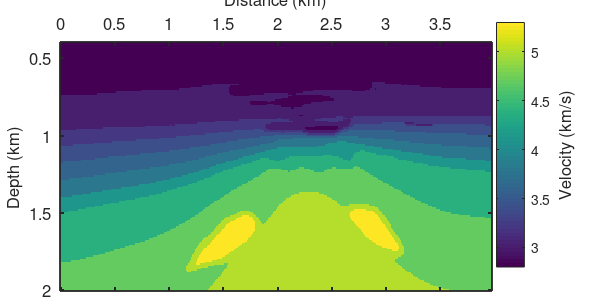
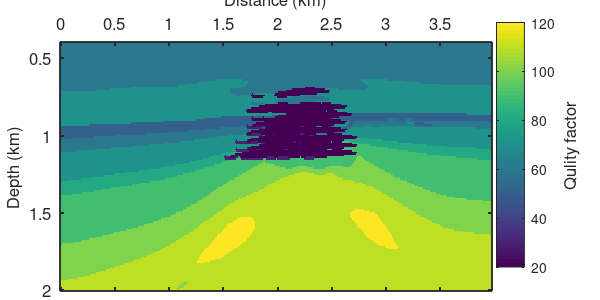

The MATLAB source for these figures, in order: (Note: this script raises an error after producing the figures.)
clear all;clc;close all;
%%
addpath('./functions','./parfor_progress');
load ./data/gas_chimney_vel.mat; % the velocity model
load ./data/gas_chimney_Q.mat;   % the Q model
[nz,nx]=size(v);
    
% define the modeling aera
dh = 10;    % the spatial sampling interval [m], dh=dx=dz
z = dh.*(0:nz-1)/1000;
x = dh.*(0:nx-1)/1000;

figure;
imagesc(x,z(41:end),v(41:end,:)/1000);
colorbar('location','Eastoutside');
colorbar;
ylabel(colorbar,'Velocity (km/s)','Fontsize',12);
set(gcf,'Position',[100 100 600 300]); 
set(gca,'Position',[.1 .03 .72 .83]);
set(gca,'xtick',0:0.5:5,'fontsize',12); 
set(gca,'ytick',0:0.5:5,'fontsize',12); 
set(gca,'linewidth',1.3);
xlabel('Distance (km)', 'fontsize',12);
ylabel('Depth (km)', 'fontsize',12);
set(gca,'xaxislocation','top');

% store the figure in the folder named 'figures'
set(gcf,'PaperUnits','inches','PaperPosition',[0 0 6.0 3.0]);
print ./figures/figure13a.eps -depsc2 -r600;

figure;
imagesc(x,z(41:end),Q(41:end,:));
colorbar;
ylabel(colorbar,'Qulity factor','Fontsize',12);
set(gcf,'Position',[100 100 600 300]); 
set(gca,'Position',[.1 .03 .72 .83]);
set(gca,'xtick',0:0.5:5,'fontsize',12); 
set(gca,'ytick',0:0.5:5,'fontsize',12); 
set(gca,'linewidth',1.3);
xlabel('Distance (km)', 'fontsize',12);
ylabel('Depth (km)', 'fontsize',12);
set(gca,'xaxislocation','top');

% store the figure in the folder named 'figures'
set(gcf,'PaperUnits','inches','PaperPosition',[0 0 6.0 3.0]);
print ./figures/figure13b.eps -depsc2 -r600;

%% The model parameters
% define the modeling frequency
dt = 0.001;   % the time sampling interval [s]
nt = 2501;    % the time record length [sample points]
t = 0:dt:(nt-1)*dt;
fpeak = 30;       % the modeling (peak) frequency [Hz]
omega = 2.0*pi*fpeak;  % the angular frequency
fr = 100;     % the reference frequency

% the parameters of PML absorption boundary
npml = 20;  % the thickness of PML [gridpoints]
free = 0;

% Define the source wavelet
[w_f, f]=fricker(dt, fpeak, nt);  % a causal Ricker wavelet in the frequncy domain

% Define the geometry
[nshots, shot_index, nrecs, rec_index] = geometry(nz, nx, npml);

% extend the original model to contain the PML boundary
[nz, nx, v, Q] = model_pml(nz, nx, npml, v, Q); % add pml bounary to the original model 
[pmlz, pmlzh, pmlx, pmlxh] = PML(npml, free, omega, nz, nx, dh); % calculate the absorption coefficients

%% To improve efficiency, we select the frequency band for forward modeling.
% % Usually, we select a high-cut frequency, and the frequency higher than it will be ignored
fhigh = 101;
for i = 1:length(f)
    if(fhigh-f(i)<dt)
        break;
    end
end
f = f(1:i);
w_f = w_f(1:i);

%% Frequency-domain forward modeling for acoustic equation
display('############# The forward modeling for acoustic equation #############');
flag = 1;  
freq_record_acoustic = frequency_modeling_record(flag, nz, nx, dh, pmlz, pmlzh, pmlx, pmlxh, w_f, f, shot_index, rec_index, v);

% transform the frequency domain records to the time domain
time_record_acoustic = ifft(freq_record_acoustic,nt,1,'symmetric');  % acoustic shot gathers
clear freq_record_acoustic;   % delete the frequency-domain acoustic records

%% Frequency-domain forward modeling for viscoacoustic equation
display('############# The forward modeling for viscoacoustic equation #############');
flag = 4;
freq_record_viscoaco = frequency_modeling_record(flag, nz, nx, dh, pmlz, pmlzh, pmlx, pmlxh, w_f, f, shot_index, rec_index, v, Q, fr);

% transform the frequency domain records to the time domain
time_record_viscoaco = ifft(freq_record_viscoaco,nt,1,'symmetric');  % viscoacoustic shot gathers
clear freq_record_viscoaco;   % delete the frequency-domain viscoacoustic records

%% Cut off the direct wave for acoustic equation using the auxiliary velocity model
va=v(1,1).*ones(size(v));  % the auxiliary velocity model

display('############# Cut-off the direct wave for acoustic equation #############');
flag = 1;  % for acoustic equation
freq_record_acoustic_a = frequency_modeling_record(flag, nz, nx, dh, pmlz, pmlzh, pmlx, pmlxh, w_f, f, shot_index, rec_index, va);

% transform the frequency domain records to the time domain
time_record_acoustic_a = ifft(freq_record_acoustic_a,nt,1,'symmetric');
clear freq_record_acoustic_a;   % delete the frequency-domain auxiliary records

% cut off the direct wave for acoustic shot gathers
time_record_acoustic = time_record_acoustic - time_record_acoustic_a;
clear time_record_acoustic_a;    % delete the auxiliary records

%% Cut off the direct wave for viscoacoustic equation using the auxiliary velocity model
display('############# Cut-off the direct wave for viscoacoustic equation #############');
flag = 4;  % for viscoacoustic equation
freq_record_viscoaco_a = frequency_modeling_record(flag, nz, nx, dh, pmlz, pmlzh, pmlx, pmlxh, w_f, f, shot_index, rec_index, va, Q, fr);

% transform the frequency domain records to the time domain
time_record_viscoaco_a = ifft(freq_record_viscoaco_a,nt,1,'symmetric');
clear freq_record_viscoaco_a;   % delete the frequency-domain auxiliary records

% cut off the direct wave for viscoacoustic shot gathers
time_record_viscoaco = time_record_viscoaco - time_record_viscoaco_a;
clear time_record_viscoaco_a;   % delete the auxiliary records

%% Adding the random noise to the viscoacoustic shot gathers
SNR = 2;
time_record_viscoaco_noise = time_record_viscoaco;
for j = 1:nshots
    time_record_viscoaco_noise(:,:,j) = awgn(time_record_viscoaco(:,:,j),SNR,'measured');
end

%% Show the shot gathers at X=2100 m
shot_indix = 21;
shot_acoustic = time_record_acoustic(:,:,shot_indix);
shot_viscoaco = time_record_viscoaco(:,:,shot_indix);
shot_viscoa_n = time_record_viscoaco_noise(:,:,shot_indix);

figure;
imagesc(x,t,shot_acoustic);
colormap(gray);
set(gcf,'Position',[100 100 300 400]); 
set(gca,'Position',[.17 .03 .77 .85]);
set(gca,'xtick',0:0.5:5,'fontsize',12); 
set(gca,'ytick',0:0.5:5,'fontsize',12); 
set(gca,'linewidth',1.4);
xlabel('Distance (km)', 'fontsize',12);
ylabel('Time (s)', 'fontsize',12);
set(gca,'xaxislocation','top');
caxis([-.04 .04]);

% store the figure in the folder named 'figures'
set(gcf,'PaperUnits','inches','PaperPosition',[0 0 3.0 4.0]);
print ./figures/figure14a.eps -depsc2 -r600;

figure;
imagesc(x,t,shot_viscoaco);
colormap(gray);
set(gcf,'Position',[100 100 300 400]); 
set(gca,'Position',[.17 .03 .77 .85]);
set(gca,'xtick',0:0.5:5,'fontsize',12); 
set(gca,'ytick',0:0.5:5,'fontsize',12); 
set(gca,'linewidth',1.4);
xlabel('Distance (km)', 'fontsize',12);
ylabel('Time (s)', 'fontsize',12);
set(gca,'xaxislocation','top');
caxis([-.04 .04]);

% store the figure in the folder named 'figures'
set(gcf,'PaperUnits','inches','PaperPosition',[0 0 3.0 4.0]);
print ./figures/figure14b.eps -depsc2 -r600;

figure;
imagesc(x,t,shot_viscoa_n);
colormap(gray);
set(gcf,'Position',[100 100 300 400]); 
set(gca,'Position',[.17 .03 .77 .85]);
set(gca,'xtick',0:0.5:5,'fontsize',12); 
set(gca,'ytick',0:0.5:5,'fontsize',12); 
set(gca,'linewidth',1.4);
xlabel('Distance (km)', 'fontsize',12);
ylabel('Time (s)', 'fontsize',12);
set(gca,'xaxislocation','top');
caxis([-.04 .04]);

% store the figure in the folder named 'figures'
set(gcf,'PaperUnits','inches','PaperPosition',[0 0 3.0 4.0]);
print ./figures/figure14c.eps -depsc2 -r600;

%% Show seismic traces at X=2100 m
Xs = 210;
shot_acoustic_xs = shot_acoustic(:,Xs);
shot_viscoaco_xs = shot_viscoaco(:,Xs);
shot_viscoa_n_xs = shot_viscoa_n(:,Xs);

[fs, amp_acoustic_xs] = average_amp_spectra(shot_acoustic, dt, nt, 100);
[~, amp_viscoaco_xs] = average_amp_spectra(shot_viscoaco, dt, nt, 100);
[~, amp_viscoa_n_xs] = average_amp_spectra(shot_viscoa_n, dt, nt, 100);

figure;
subplot(2,1,1);
plot(t(50:end),shot_acoustic_xs(50:end),'r','LineWidth',1.0);
hold on;
plot(t(50:end),shot_viscoaco_xs(50:end),'b--','LineWidth',1.0);
hold on;
plot(t(50:end),shot_viscoa_n_xs(50:end),'g-.','LineWidth',1.0);
set(gcf,'Position',[100 100 600 500]); 
set(gca,'Position',[.12 .6 .85 .34]);
set(gca,'xtick',0:0.4:5,'fontsize',12); 
set(gca,'ytick',-.1:0.05:.1,'fontsize',12); 
ylabel('Amplitude', 'fontsize',12);
xlabel('Time (s)', 'fontsize',12);
xlim([0.5 2.0]);
ylim([-0.08 0.12]);
legend('Acoustic','Viscoacoustic','Viscoacoustic 2dB',...
      'Orientation','Horizontal');
strings={'a)'};
annotation('textbox',[0.02,0.94,0.2,0.05],'LineStyle','none',...
    'LineWidth',1,'String',strings,'fontsize',13);
subplot(2,1,2);
plot(fs, 0.5*amp_acoustic_xs,'r','LineWidth',1.5);
hold on;
plot(fs, amp_viscoaco_xs,'b--','LineWidth',1.5);
hold on;
plot(fs, amp_viscoa_n_xs,'g-.','LineWidth',1.5);
set(gca,'Position',[.12 .1 .85 .4]);
xlim([0 100]);
ylim([0 1.7]);
set(gca,'xtick',0:20:200,'fontsize',12); 
set(gca,'ytick',0:0.4:2,'fontsize',12); 
ylabel('Amplitude', 'fontsize',12);
xlabel('Frequency (Hz)', 'fontsize',12);
legend('Acoustic \times 0.5','Viscoacoustic','Viscoacoustic 2dB',...
      'Orientation','Vertical');
strings={'b)'};
annotation('textbox',[0.02,0.5,0.2,0.05],'LineStyle','none',...
    'LineWidth',1,'String',strings,'fontsize',13);

% store the figure in the folder named 'figures'
set(gcf,'PaperUnits','inches','PaperPosition',[0 0 6.0 5.0]);
print ./figures/figure15.eps -depsc2 -r600;

%% Preporcessing for RTM and Q-RTM 
[w_f, f] = fricker(dt, fpeak, nt); % frequncy-domain Ricker wavelet as the forward source 
receiver_sources_a = fft(time_record_acoustic,nt);  % the received acoustic prestack as virtual source
receiver_sources_v = fft(time_record_viscoaco,nt);  % the received viscoacoustic prestack as virtual source
receiver_sources_vn = fft(time_record_viscoaco_noise,nt); % the noisy viscoacoustic prestack as virtual source

receiver_sources_a = conj(receiver_sources_a);
receiver_sources_v = conj(receiver_sources_v);
receiver_sources_vn = conj(receiver_sources_vn);

% % To improve efficiency, we select the frequency band to migration.
% % Usually, we select a high-cut frequency, and the frequency higher than it will be ignored
fhigh = 81;
for i = 1:length(f)
    if(fhigh-f(i)<dt)
        break;
    end
end
f = f(1:1:i);
w_f = w_f(1:1:i);
receiver_sources_a = receiver_sources_a(1:1:i,:,:);
receiver_sources_v = receiver_sources_v(1:1:i,:,:);
receiver_sources_vn = receiver_sources_vn(1:1:i,:,:);

%% Acoustic RTM with acoustic prestack data (reference image)
display('############# FA-RTM with acoustic data #############');
image_ARTM_a=frequency_RTM(nz, nx, dh, npml, pmlz, pmlzh, pmlx, pmlxh, w_f, f, shot_index, rec_index, receiver_sources_a, v);

figure;
imagesc(x,z(41:end),image_ARTM_a(41:end,:));
colormap(gray);
set(gcf,'Position',[100 100 550 300]); 
set(gca,'Position',[.1 .03 .86 .82]);
set(gca,'xtick',0:0.5:5,'fontsize',12); 
set(gca,'ytick',0:0.5:5,'fontsize',12); 
set(gca,'linewidth',1.4);
xlabel('Distance (km)', 'fontsize',12);
ylabel('Depth (km)', 'fontsize',12);
set(gca,'xaxislocation','top');
caxis([-500 500]);

% store the figure in the folder named 'figures'
set(gcf,'PaperUnits','inches','PaperPosition',[0 0 5.5 3.0]);
print ./figures/figure16a.eps -depsc2 -r600;

%% Acoustic RTM with the noise-free viscoacoustic prestack data
display('############# FA-RTM with viscoacoustic data #############');
image_ARTM_v=frequency_RTM(nz, nx, dh, npml, pmlz, pmlzh, pmlx, pmlxh, w_f, f, shot_index, rec_index, receiver_sources_v, v);

figure;
imagesc(x,z(41:end),image_ARTM_v(41:end,:));
colormap(gray);
set(gcf,'Position',[100 100 550 300]); 
set(gca,'Position',[.1 .03 .86 .82]);
set(gca,'xtick',0:0.5:5,'fontsize',12); 
set(gca,'ytick',0:0.5:5,'fontsize',12); 
set(gca,'linewidth',1.4);
xlabel('Distance (km)', 'fontsize',12);
ylabel('Depth (km)', 'fontsize',12);
set(gca,'xaxislocation','top');
caxis([-500 500]);

% store the figure in the folder named 'figures'
set(gcf,'PaperUnits','inches','PaperPosition',[0 0 5.5 3.0]);
print ./figures/figure16b.eps -depsc2 -r600;

%% Stabilized Q-compensated RTM with the noise-free viscoacoustic prestack data
display('############# Stabilized FQ-RTM with viscoacoustic data #############');
sigma = 10^(-9);
image_QRTM_v1=frequency_QRTM(nz, nx, dh, npml, pmlz, pmlzh, pmlx, pmlxh, w_f, f, shot_index, rec_index, receiver_sources_v, v, Q, fr, sigma);

figure;
imagesc(x,z(41:end),image_QRTM_v1(41:end,:));
colormap(gray);
set(gcf,'Position',[100 100 550 300]); 
set(gca,'Position',[.1 .03 .86 .82]);
set(gca,'xtick',0:0.5:5,'fontsize',12); 
set(gca,'ytick',0:0.5:5,'fontsize',12); 
set(gca,'linewidth',1.4);
xlabel('Distance (km)', 'fontsize',12);
ylabel('Depth (km)', 'fontsize',12);
set(gca,'xaxislocation','top');
caxis([-500 500]);

% store the figure in the folder named 'figures'
set(gcf,'PaperUnits','inches','PaperPosition',[0 0 5.5 3.0]);
print ./figures/figure16c.eps -depsc2 -r600;

%% Stabilized Q-compensated RTM with the noise-free viscoacoustic prestack data
display('############# Stabilized FQ-RTM with viscoacoustic data #############');
sigma = 10^(-6);
image_QRTM_v2=frequency_QRTM(nz, nx, dh, npml, pmlz, pmlzh, pmlx, pmlxh, w_f, f, shot_index, rec_index, receiver_sources_v, v, Q, fr, sigma);

figure;
imagesc(x,z(41:end),image_QRTM_v2(41:end,:));
colormap(gray);
set(gcf,'Position',[100 100 550 300]); 
set(gca,'Position',[.1 .03 .86 .82]);
set(gca,'xtick',0:0.5:5,'fontsize',12); 
set(gca,'ytick',0:0.5:5,'fontsize',12); 
set(gca,'linewidth',1.4);
xlabel('Distance (km)', 'fontsize',12);
ylabel('Depth (km)', 'fontsize',12);
set(gca,'xaxislocation','top');
caxis([-500 500]);

% store the figure in the folder named 'figures'
set(gcf,'PaperUnits','inches','PaperPosition',[0 0 5.5 3.0]);
print ./figures/figure16d.eps -depsc2 -r600;

%% Stabilized Q-compensated RTM with the noise-free viscoacoustic prestack data
display('############# Stabilized FQ-RTM with viscoacoustic data #############');
sigma = 10^(-4);
image_QRTM_v3=frequency_QRTM(nz, nx, dh, npml, pmlz, pmlzh, pmlx, pmlxh, w_f, f, shot_index, rec_index, receiver_sources_v, v, Q, fr, sigma);

figure;
imagesc(x,z(41:end),image_QRTM_v3(41:end,:));
colormap(gray);
set(gcf,'Position',[100 100 550 300]); 
set(gca,'Position',[.1 .03 .86 .82]);
set(gca,'xtick',0:0.5:5,'fontsize',12); 
set(gca,'ytick',0:0.5:5,'fontsize',12); 
set(gca,'linewidth',1.4);
xlabel('Distance (km)', 'fontsize',12);
ylabel('Depth (km)', 'fontsize',12);
set(gca,'xaxislocation','top');
caxis([-500 500]);

% store the figure in the folder named 'figures'
set(gcf,'PaperUnits','inches','PaperPosition',[0 0 5.5 3.0]);
print ./figures/figure16e.eps -depsc2 -r600;

%% The differences between reference image and Q-compensated images
image_error1 = image_QRTM_v1  - image_ARTM_a;
image_error2 = image_QRTM_v2  - image_ARTM_a;
image_error3 = image_QRTM_v3  - image_ARTM_a;

figure;
imagesc(x,z(41:end),image_error1(41:end,:));
colormap(gray);
set(gcf,'Position',[100 100 550 300]); 
set(gca,'Position',[.1 .03 .86 .82]);
set(gca,'xtick',0:0.5:5,'fontsize',12); 
set(gca,'ytick',0:0.5:5,'fontsize',12); 
set(gca,'linewidth',1.4);
xlabel('Distance (km)', 'fontsize',12);
ylabel('Depth (km)', 'fontsize',12);
set(gca,'xaxislocation','top');
caxis([-500 500]);

% store the figure in the folder named 'figures'
set(gcf,'PaperUnits','inches','PaperPosition',[0 0 5.5 3.0]);
print ./figures/figure16f.eps -depsc2 -r600;

figure;
imagesc(x,z(41:end),image_error2(41:end,:));
colormap(gray);
set(gcf,'Position',[100 100 550 300]); 
set(gca,'Position',[.1 .03 .86 .82]);
set(gca,'xtick',0:0.5:5,'fontsize',12); 
set(gca,'ytick',0:0.5:5,'fontsize',12); 
set(gca,'linewidth',1.4);
xlabel('Distance (km)', 'fontsize',12);
ylabel('Depth (km)', 'fontsize',12);
set(gca,'xaxislocation','top');
caxis([-500 500]);

% store the figure in the folder named 'figures'
set(gcf,'PaperUnits','inches','PaperPosition',[0 0 5.5 3.0]);
print ./figures/figure16g.eps -depsc2 -r600;

figure;
imagesc(x,z(41:end),image_error3(41:end,:));
colormap(gray);
set(gcf,'Position',[100 100 550 300]); 
set(gca,'Position',[.1 .03 .86 .82]);
set(gca,'xtick',0:0.5:5,'fontsize',12); 
set(gca,'ytick',0:0.5:5,'fontsize',12); 
set(gca,'linewidth',1.4);
xlabel('Distance (km)', 'fontsize',12);
ylabel('Depth (km)', 'fontsize',12);
set(gca,'xaxislocation','top');
caxis([-500 500]);

% store the figure in the folder named 'figures'
set(gcf,'PaperUnits','inches','PaperPosition',[0 0 5.5 3.0]);
print ./figures/figure16h.eps -depsc2 -r600;

%% Show the seismic traces extracted from the images
X = 110;  % x=1100 m
trace_acoustic_x1100 = image_ARTM_a(:,X);
trace_viscoaco_x1100 = image_ARTM_v(:,X);
trace_q_comp_x1100 = image_QRTM_v1(:,X);
X = 210;  % x=2100 m
trace_acoustic_x2100 = image_ARTM_a(:,X);
trace_viscoaco_x2100 = image_ARTM_v(:,X);
trace_q_comp_x2100 = image_QRTM_v1(:,X);
X = 350;  % x=3500 m
trace_acoustic_x3500 = image_ARTM_a(:,X);
trace_viscoaco_x3500 = image_ARTM_v(:,X);
trace_q_comp_x3500 = image_QRTM_v1(:,X);

figure;
subplot(3,1,1);
plot(z(50:end),trace_acoustic_x1100(50:end),'r','LineWidth',1.5);
hold on;
plot(z(50:end),trace_viscoaco_x1100(50:end),'b--','LineWidth',1.5);
hold on;
plot(z(50:end),trace_q_comp_x1100(50:end),'g-.','LineWidth',1.5);
set(gcf,'Position',[100 100 600 500]); 
set(gca,'xtick',0:0.2:2,'fontsize',12); 
set(gca,'ytick',-10000:500:1000,'fontsize',12); 
ylabel('Amplitude', 'fontsize',12);
xlabel('Depth (km)', 'fontsize',12);
xlim([0.5 2]);
ylim([-500 500]);
legend('Acoustic','Viscoacoustic','Compensated',...
      'Orientation','Horizontal','Location',[0.44 0.93 0.2 0.05]);
strings={'a)'};
annotation('textbox',[0.02,0.94,0.2,0.05],'LineStyle','none',...
    'LineWidth',1,'String',strings,'fontsize',13);
subplot(3,1,2);
plot(z(50:end),trace_acoustic_x2100(50:end),'r','LineWidth',1.5);
hold on;
plot(z(50:end),trace_viscoaco_x2100(50:end),'b--','LineWidth',1.5);
hold on;
plot(z(50:end),trace_q_comp_x2100(50:end),'g-.','LineWidth',1.5);
xlim([0.5 2]);
ylim([-1300 1300]);
set(gca,'xtick',0:0.2:2,'fontsize',12); 
set(gca,'ytick',-1000:1000:1000,'fontsize',12); 
ylabel('Amplitude', 'fontsize',12);
xlabel('Depth (km)', 'fontsize',12);
strings={'b)'};
annotation('textbox',[0.02,0.64,0.2,0.05],'LineStyle','none',...
    'LineWidth',1,'String',strings,'fontsize',13);
subplot(3,1,3);
plot(z(50:end),trace_acoustic_x3500(50:end),'r','LineWidth',1.5);
hold on;
plot(z(50:end),trace_viscoaco_x3500(50:end),'b--','LineWidth',1.5);
hold on;
plot(z(50:end),trace_q_comp_x3500(50:end),'g-.','LineWidth',1.5);
xlim([0.5 2]);
ylim([-500 300]);
set(gca,'xtick',0:0.2:2,'fontsize',12); 
set(gca,'ytick',-500:500:500,'fontsize',12); 
ylabel('Amplitude', 'fontsize',12);
xlabel('Depth (km)', 'fontsize',12);
strings={'c)'};
annotation('textbox',[0.01,0.34,0.2,0.05],'LineStyle','none',...
    'LineWidth',1,'String',strings,'fontsize',13);

% store the figure in the folder named 'figures'
set(gcf,'PaperUnits','inches','PaperPosition',[0 0 6.0 5.0]);
print ./figures/figure17.eps -depsc2 -r600;

%% Stabilized Q-compensated RTM with the noisy viscoacoustic prestack data
display('############# Stabilized FQ-RTM with viscoacoustic data #############');
sigma = 10^(-9);
image_QRTM_vn1=frequency_QRTM(nz, nx, dh, npml, pmlz, pmlzh, pmlx, pmlxh, w_f, f, shot_index, rec_index, receiver_sources_vn, v, Q, fr, sigma);

figure;
imagesc(x,z(41:end),image_QRTM_vn1(41:end,:));
colormap(gray);
set(gcf,'Position',[100 100 550 300]); 
set(gca,'Position',[.1 .03 .86 .82]);
set(gca,'xtick',0:0.5:5,'fontsize',12); 
set(gca,'ytick',0:0.5:5,'fontsize',12); 
set(gca,'linewidth',1.4);
xlabel('Distance (km)', 'fontsize',12);
ylabel('Depth (km)', 'fontsize',12);
set(gca,'xaxislocation','top');
caxis([-500 500]);

% store the figure in the folder named 'figures'
set(gcf,'PaperUnits','inches','PaperPosition',[0 0 5.5 3.0]);
print ./figures/figure18a.eps -depsc2 -r600;

%% Stabilized Q-compensated RTM with the noisy viscoacoustic prestack data
display('############# Stabilized FQ-RTM with viscoacoustic data #############');
sigma = 10^(-6);
image_QRTM_vn2=frequency_QRTM(nz, nx, dh, npml, pmlz, pmlzh, pmlx, pmlxh, w_f, f, shot_index, rec_index, receiver_sources_vn, v, Q, fr, sigma);

figure;
imagesc(x,z(41:end),image_QRTM_vn2(41:end,:));
colormap(gray);
set(gcf,'Position',[100 100 550 300]); 
set(gca,'Position',[.1 .03 .86 .82]);
set(gca,'xtick',0:0.5:5,'fontsize',12); 
set(gca,'ytick',0:0.5:5,'fontsize',12); 
set(gca,'linewidth',1.4);
xlabel('Distance (km)', 'fontsize',12);
ylabel('Depth (km)', 'fontsize',12);
set(gca,'xaxislocation','top');
caxis([-500 500]);

% store the figure in the folder named 'figures'
set(gcf,'PaperUnits','inches','PaperPosition',[0 0 5.5 3.0]);
print ./figures/figure18b.eps -depsc2 -r600;

%% Stabilized Q-compensated RTM with the noisy viscoacoustic prestack data
display('############# Stabilized FQ-RTM with viscoacoustic data #############');
sigma = 10^(-4);
image_QRTM_vn3=frequency_QRTM(nz, nx, dh, npml, pmlz, pmlzh, pmlx, pmlxh, w_f, f, shot_index, rec_index, receiver_sources_vn, v, Q, fr, sigma);

figure;
imagesc(x,z(41:end),image_QRTM_vn3(41:end,:));
colormap(gray);
set(gcf,'Position',[100 100 550 300]); 
set(gca,'Position',[.1 .03 .86 .82]);
set(gca,'xtick',0:0.5:5,'fontsize',12); 
set(gca,'ytick',0:0.5:5,'fontsize',12); 
set(gca,'linewidth',1.4);
xlabel('Distance (km)', 'fontsize',12);
ylabel('Depth (km)', 'fontsize',12);
set(gca,'xaxislocation','top');
caxis([-500 500]);

% store the figure in the folder named 'figures'
set(gcf,'PaperUnits','inches','PaperPosition',[0 0 5.5 3.0]);
print ./figures/figure18c.eps -depsc2 -r600;